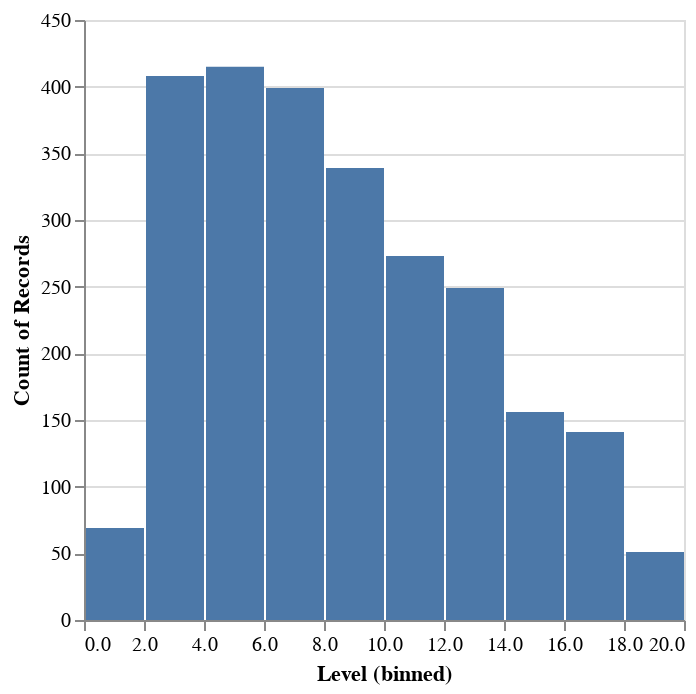

Notebook code for this chart:
### Code cell
chart(df, 'Level')

### Figure 1 — Vega specification as saved in the notebook (floating-point values rounded to 4 significant figures)
{"$schema": "https://vega.github.io/schema/vega/v5.json", "data": [{"name": "source_0", "values": [{"__count": 415, "bin_maxbins_10_Level": 4.0, "bin_maxbins_10_Level_end": 6.0}, {"__count": 408, "bin_maxbins_10_Level": 2.0, "bin_maxbins_10_Level_end": 4.0}, {"__count": 273, "bin_maxbins_10_Level": 10.0, "bin_maxbins_10_Level_end": 12.0}, {"__count": 399, "bin_maxbins_10_Level": 6.0, "bin_maxbins_10_Level_end": 8.0}, {"__count": 249, "bin_maxbins_10_Level": 12.0, "bin_maxbins_10_Level_end": 14.0}, {"__count": 339, "bin_maxbins_10_Level": 8.0, "bin_maxbins_10_Level_end": 10.0}, {"__count": 156, "bin_maxbins_10_Level": 14.0, "bin_maxbins_10_Level_end": 16.0}, {"__count": 141, "bin_maxbins_10_Level": 16.0, "bin_maxbins_10_Level_end": 18.0}, {"__count": 51, "bin_maxbins_10_Level": 18.0, "bin_maxbins_10_Level_end": 20.0}, {"__count": 69, "bin_maxbins_10_Level": 0.0, "bin_maxbins_10_Level_end": 2.0}]}, {"name": "source_0_y_domain___count", "values": [{"min": 51, "max": 415}]}], "signals": [{"name": "bin_maxbins_10_Level_bins", "value": {"fields": ["Level"], "fname": "bin_Level", "start": 0.0, "step": 2.0, "stop": 20.0}}], "marks": [{"type": "rect", "name": "marks", "from": {"data": "source_0"}, "encode": {"update": {"description": {"signal": "\"Level (binned): \" + (!isValid(datum[\"bin_maxbins_10_Level\"]) || !isFinite(+datum[\"bin_maxbins_10_Level\"]) ? \"null\" : format(datum[\"bin_maxbins_10_Level\"], \"\") + \" – \" + format(datum[\"bin_maxbins_10_Level_end\"], \"\")) + \"; Count of Records: \" + (format(datum[\"__count\"], \"\"))"}, "y2": {"value": 0, "scale": "y"}, "fill": {"value": "#4c78a8"}, "x2": {"field": "bin_maxbins_10_Level", "scale": "x", "offset": {"signal": "0.5 + (abs(scale(\"x\", datum[\"bin_maxbins_10_Level_end\"]) - scale(\"x\", datum[\"bin_maxbins_10_Level\"])) < 0.25 ? -0.5 * (0.25 - (abs(scale(\"x\", datum[\"bin_maxbins_10_Level_end\"]) - scale(\"x\", datum[\"bin_maxbins_10_Level\"])))) : 0.5)"}}, "y": {"field": "__count", "scale": "y"}, "x": {"field": "bin_maxbins_10_Level_end", "scale": "x", "offset": {"signal": "0.5 + (abs(scale(\"x\", datum[\"bin_maxbins_10_Level_end\"]) - scale(\"x\", datum[\"bin_maxbins_10_Level\"])) < 0.25 ? 0.5 * (0.25 - (abs(scale(\"x\", datum[\"bin_maxbins_10_Level_end\"]) - scale(\"x\", datum[\"bin_maxbins_10_Level\"])))) : -0.5)"}}, "ariaRoleDescription": {"value": "bar"}}}, "style": ["bar"]}], "scales": [{"name": "x", "type": "linear", "domain": {"signal": "[bin_maxbins_10_Level_bins.start, bin_maxbins_10_Level_bins.stop]"}, "range": [0, {"signal": "width"}], "bins": {"signal": "bin_maxbins_10_Level_bins"}, "zero": false}, {"name": "y", "type": "linear", "domain": [{"signal": "(data(\"source_0_y_domain___count\")[0] || {}).min"}, {"signal": "(data(\"source_0_y_domain___count\")[0] || {}).max"}], "range": [{"signal": "height"}, 0], "nice": true, "zero": true}], "axes": [{"scale": "y", "aria": false, "ticks": false, "zindex": 0, "gridScale": "x", "orient": "left", "labels": false, "domain": false, "grid": true, "maxExtent": 0, "minExtent": 0, "tickCount": {"signal": "ceil(height/40)"}}, {"scale": "x", "zindex": 0, "labelOverlap": true, "title": "Level (binned)", "grid": false, "orient": "bottom", "tickCount": {"signal": "ceil(width/10)"}, "labelFlush": true}, {"scale": "y", "zindex": 0, "grid": false, "title": "Count of Records", "orient": "left", "labelOverlap": true, "tickCount": {"signal": "ceil(height/40)"}}], "width": 300, "padding": 5, "background": "white", "height": 300, "style": "cell"}
